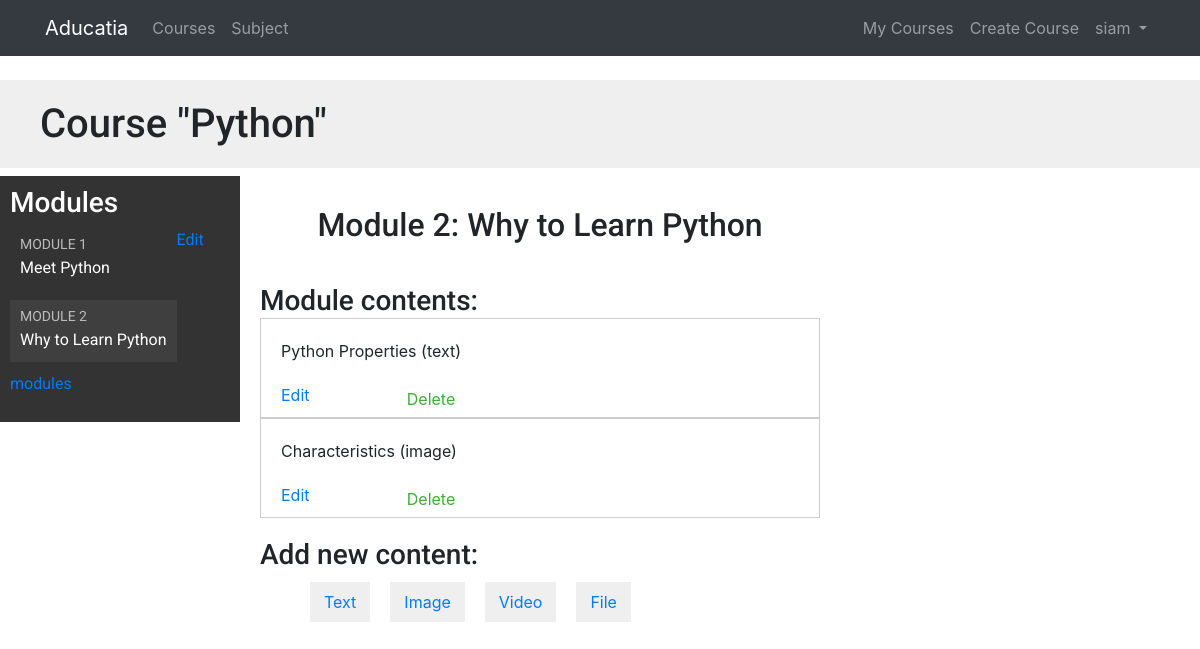
/course/module/4/ (signed in), run on the app's committed database.
### courses/models.py (models this page shows, shortened)
class Course(models.Model):
    owner = models.ForeignKey(User,
                    related_name='courses_created',
                    on_delete=models.CASCADE)
    subject = models.ForeignKey(Subject, related_name='courses',
                        on_delete=models.CASCADE)
    title = models.CharField(max_length=200)
    slug = models.SlugField(max_length=200, unique=True)
    overview = models.TextField()
    created = models.DateTimeField(auto_now_add=True)
    students = models.ManyToManyField(User,
                                      related_name='courses_joined',
                                      blank=True)
    class Meta:
        ordering = ['-created']

class Module(models.Model):
    course = models.ForeignKey(Course,
                        related_name='modules',
                        on_delete=models.CASCADE)
    title = models.CharField(max_length=200)
    description = models.TextField(blank=True)
    order = OrderField(blank=True, for_fields=['course'])
    class Meta:
        ordering = ['order'] #default ordering

class Content(models.Model):
    module = models.ForeignKey(Module,
                               related_name='contents',
                               on_delete=models.CASCADE)
    content_type = models.ForeignKey(ContentType,
                                     limit_choices_to={'model__in':('text',
                                                                    'video',
                                                                    'image',
                                                                    'file')},
                                     on_delete=models.CASCADE)
    object_id = models.PositiveIntegerField()
    item = GenericForeignKey('content_type', 'object_id')
    order = OrderField(blank=True, for_fields=['module'])
    class Meta:
            ordering = ['order']

class ItemBase(models.Model):
    owner = models.ForeignKey(User,
                              related_name='%(class)s_related',
                              on_delete=models.CASCADE)
    title = models.CharField(max_length=250)
    created = models.DateTimeField(auto_now_add=True)
    updated = models.DateTimeField(auto_now=True)
    class Meta:
         abstract =True
    def __str__(self):
        return self.title

class Text(ItemBase):
    content = models.TextField()

class Image(ItemBase):
    file = models.FileField(upload_to='images')

### courses/views.py (the view)
class ModuleContentListView(TemplateResponseMixin, View):
    template_name = 'courses/manage/module/content_list.html'
    def get(self, request, module_id):
        module = get_object_or_404(Module,
                                   id=module_id,
                                   course__owner=request.user)
        return self.render_to_response({'module': module})

### courses/templatetags/course.py (called while the page is built)
@register.filter
def model_name(obj):
    try:
        return obj._meta.model_name
    except AttributeError:
        return None

@register.filter(name='has_group')
def has_group(user, group_name):
    group = Group.objects.get(name=group_name)
    return True if group in user.groups.all() else False

### templates/courses/manage/module/content_list.html (shortened to what this page needs)
{% extends "base.html" %}
{% load course %}
{% block content %}
  {% with course=module.course %}
    <h1>Course "{{ course.title }}"</h1>
    <div class="contents">
      <h3>Modules</h3>
      <ul id="modules">
        {% for m in course.modules.all %}
          <li data-id="{{ m.id }}" {% if m == module %}class="selected"{% endif %}>
            <a href="{% url "module_content_list" m.id %}">
              <span>
                Module <span class="order">{{ m.order|add:1 }}</span>
              </span>
              <br>
              {{ m.title }}
            </a>
          </li>
        {% empty %}
          <li>No modules yet.</li>
        {% endfor %}
      </ul>
      <p><a href="{% url "course_module_update" course.id %}">Edit modules</a></p>
    </div>
    <div class="module">
      <h2>Module {{ module.order|add:1 }}: {{ module.title }}</h2>
      <h3>Module contents:</h3>
      <div id="module-contents">
        {% for content in module.contents.all %}
          <div data-id="{{ content.id }}">
            {% with item=content.item %}
              <p>{{ item }} ({{ item|model_name }})</p>
              <a href="{% url "module_content_update" module.id item|model_name item.id %}">Edit</a>
              <form action="{% url "module_content_delete" content.id %}" method="post">
                <input type="submit" value="Delete">
              </form>
            {% endwith %}
          </div>
        {% empty %}
          <p>This module has no contents yet.</p>
        {% endfor %}
      </div>
      <h3>Add new content:</h3>
      <ul class="content-types">
        <li><a href="{% url "module_content_create" module.id "text" %}">Text</a></li>
        <li><a href="{% url "module_content_create" module.id "image" %}">Image</a></li>
        <li><a href="{% url "module_content_create" module.id "video" %}">Video</a></li>
        <li><a href="{% url "module_content_create" module.id "file" %}">File</a></li>
      </ul>
    </div>
  {% endwith %}
{% endblock %}

### templates/base/navbar.html (shortened to what this page needs)
{% load course %}
{% url 'course_list' as course_list %}
{% url 'home' as home_url %}
{% url 'sub_list' as subject_url %}
{% url 'manage_course_list' as mine %}
{% url 'student_course_list' as std %}
{% url 'course_create' as create_url %}
<div  class="navbar navbar-expand-md navbar-dark bg-dark mb-4">
  <div class="container">
    <a href="{{ home_url }}" class=" navbar-brand">Aducatia</a>
<div class="collapse navbar-collapse" id="navbarSupportedContent">
     <ul class="navbar-nav mr-auto">
       <li class="nav-item {% if request.path == course_list %}active{% endif %}">
         <a class="nav-link" href="{{ course_list }}">Courses <span class="sr-only">(current)</span></a>
       </li>
       <li class="nav-item {% if request.path == subject_url %}active{% endif %}">
         <a class="nav-link" href="{{ subject_url }}">Subject</a>
       </li>
     </ul>
 </div>
 <div class="collapse navbar-collapse" id="navbarCollapse">
     {% if user.is_authenticated %}
       <ul class="navbar-nav ml-auto">
        {% if request.user|has_group:"Instructors" %}
         <li class="nav-item {% if request.path == mine %}active{% endif %}">
           <a class="nav-link" href="{{mine}}">My Courses</a>
         </li>
         <li class="nav-item {% if request.path == create_url %}active{% endif %}">
           <a class="nav-link" href="{{create_url}}">Create Course</a>
         </li>
         {% else %}
         <li class="nav-item {% if request.path == std %}active{% endif %}">
           <a class="nav-link" href="{{std}}">Enrolled Courses</a>
         </li>
         {% endif %}
           <li class="nav-item">
             <a class="nav-link dropdown-toggle" href="#" id="userMenu"
               data-toggle="dropdown" aria-haspopup="true"
               aria-expanded="false">
               {{ user.username }}
             </a>
           </li>
         </ul>
       {% endif %}
     </div>
  </div>
</div>

### static/css/slider.css (style rules this page uses)
h2 { text-align:center; padding: 20px; }

### static/css/base.css (style rules this page uses)
body { margin:0; font-family:'Roboto', sans-serif; font-weight:400; color:#333; }
a { color:#3fad37; text-decoration:none; }
ul { float:left; }
h1, h2, h3, h4, h5, h6 { font-family:'Roboto', sans-serif; font-weight:300; }
h1 { background:#efefef; width:100%; overflow:auto; padding:20px 0 20px 40px; margin:0; }
.module { padding:10px 20px; float:left; width:600px; }
.module h3 { margin:20px 0 0; padding:0; width:100%; }
.module p { margin:10px 0 20px; width:100%; float:left; }
.contents { width:20%; padding:10px; float:left; background:#333; color: #fff; font-family:'Roboto', sans-serif; }
.contents ul { list-style:none; margin:0; padding:0; }
.contents ul li { margin:0 0 10px 0; padding:4px 10px 10px; overflow:auto; }
.contents ul li.selected { background:#3f3f3f; }
.contents ul span { text-transform:uppercase; color:#bbb; font-size:14px; }
.contents ul a { display:block; color:#fff; text-decoration:none; }
ul.content-types li { list-style:none; float:left; margin:10px; background:#efefef; padding:8px 14px; }
input, select, textarea { border:1px solid #ccc; border-bottom:3px solid #ccc; padding:8px 12px; font-size:16px; font-family:'Roboto', sans-serif; float:left; clear:both; width:300px; }
input[type=submit], a.button { border-radius:5px; background:#4dcc43; color:#fff; font-size:16px; text-transform:uppercase; border:none; padding:10px 20px; margin:20px 0; }
#module-contents div { padding:10px 20px; border:1px solid #ccc; background:#fff }
#module-contents form { margin:0; padding:0; }
#module-contents input[type=submit] { color:#3fad37; background:none; margin:-20px 0 0; padding:0; float:left; text-transform:none; }

### data on the page
Course: title "Python"
Module: order|add "1", title "Meet Python"
Module: order|add "2", title "Why to Learn Python"
Content: item "Python Properties", item|model_name "text"
Content: item "Characteristics", item|model_name "image"

### other printed values
{{ user.username }} "siam"
